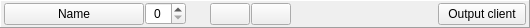
<?xml version="1.0" encoding="UTF-8"?>
<ui version="4.0">
 <class>frm_track_widget</class>
 <widget class="QFrame" name="frm_track_widget">
  <property name="geometry">
   <rect>
    <x>0</x>
    <y>0</y>
    <width>530</width>
    <height>28</height>
   </rect>
  </property>
  <property name="sizePolicy">
   <sizepolicy hsizetype="MinimumExpanding" vsizetype="Fixed">
    <horstretch>0</horstretch>
    <verstretch>0</verstretch>
   </sizepolicy>
  </property>
  <property name="font">
   <font>
    <pointsize>9</pointsize>
   </font>
  </property>
  <property name="windowTitle">
   <string>Frame</string>
  </property>
  <property name="frameShape">
   <enum>QFrame::Panel</enum>
  </property>
  <property name="frameShadow">
   <enum>QFrame::Raised</enum>
  </property>
  <layout class="QHBoxLayout" name="horizontalLayout" stretch="0,0,0,0,0,100,0">
   <property name="spacing">
    <number>1</number>
   </property>
   <property name="leftMargin">
    <number>3</number>
   </property>
   <property name="topMargin">
    <number>0</number>
   </property>
   <property name="rightMargin">
    <number>3</number>
   </property>
   <property name="bottomMargin">
    <number>0</number>
   </property>
   <item>
    <widget class="QPushButton" name="b_name">
     <property name="sizePolicy">
      <sizepolicy hsizetype="Fixed" vsizetype="Fixed">
       <horstretch>0</horstretch>
       <verstretch>0</verstretch>
      </sizepolicy>
     </property>
     <property name="minimumSize">
      <size>
       <width>140</width>
       <height>0</height>
      </size>
     </property>
     <property name="maximumSize">
      <size>
       <width>140</width>
       <height>16777215</height>
      </size>
     </property>
     <property name="font">
      <font>
       <pointsize>9</pointsize>
      </font>
     </property>
     <property name="styleSheet">
      <string notr="true"/>
     </property>
     <property name="text">
      <string>Name</string>
     </property>
    </widget>
   </item>
   <item>
    <widget class="QSpinBox" name="spn_channel">
     <property name="toolTip">
      <string>Sets the MIDI channel that incoming messages are routed from</string>
     </property>
     <property name="alignment">
      <set>Qt::AlignCenter</set>
     </property>
     <property name="specialValueText">
      <string/>
     </property>
     <property name="minimum">
      <number>0</number>
     </property>
     <property name="maximum">
      <number>16</number>
     </property>
    </widget>
   </item>
   <item>
    <widget class="QWidget" name="led_placeholder" native="true">
     <property name="sizePolicy">
      <sizepolicy hsizetype="Fixed" vsizetype="Fixed">
       <horstretch>0</horstretch>
       <verstretch>0</verstretch>
      </sizepolicy>
     </property>
     <property name="minimumSize">
      <size>
       <width>22</width>
       <height>22</height>
      </size>
     </property>
    </widget>
   </item>
   <item>
    <widget class="QPushButton" name="b_solo">
     <property name="toolTip">
      <string>Solo</string>
     </property>
     <property name="checkable">
      <bool>true</bool>
     </property>
     <property name="checked">
      <bool>false</bool>
     </property>
    </widget>
   </item>
   <item>
    <widget class="QPushButton" name="b_mute">
     <property name="toolTip">
      <string>Mute</string>
     </property>
     <property name="checkable">
      <bool>true</bool>
     </property>
    </widget>
   </item>
   <item>
    <widget class="QFrame" name="frm_plugins">
     <property name="sizePolicy">
      <sizepolicy hsizetype="Preferred" vsizetype="MinimumExpanding">
       <horstretch>0</horstretch>
       <verstretch>10</verstretch>
      </sizepolicy>
     </property>
    </widget>
   </item>
   <item>
    <widget class="QPushButton" name="b_output_placeholder">
     <property name="sizePolicy">
      <sizepolicy hsizetype="Fixed" vsizetype="Fixed">
       <horstretch>0</horstretch>
       <verstretch>0</verstretch>
      </sizepolicy>
     </property>
     <property name="minimumSize">
      <size>
       <width>88</width>
       <height>0</height>
      </size>
     </property>
     <property name="maximumSize">
      <size>
       <width>88</width>
       <height>16777215</height>
      </size>
     </property>
     <property name="text">
      <string>Output client</string>
     </property>
    </widget>
   </item>
  </layout>
 </widget>
 <resources/>
 <connections/>
</ui>
